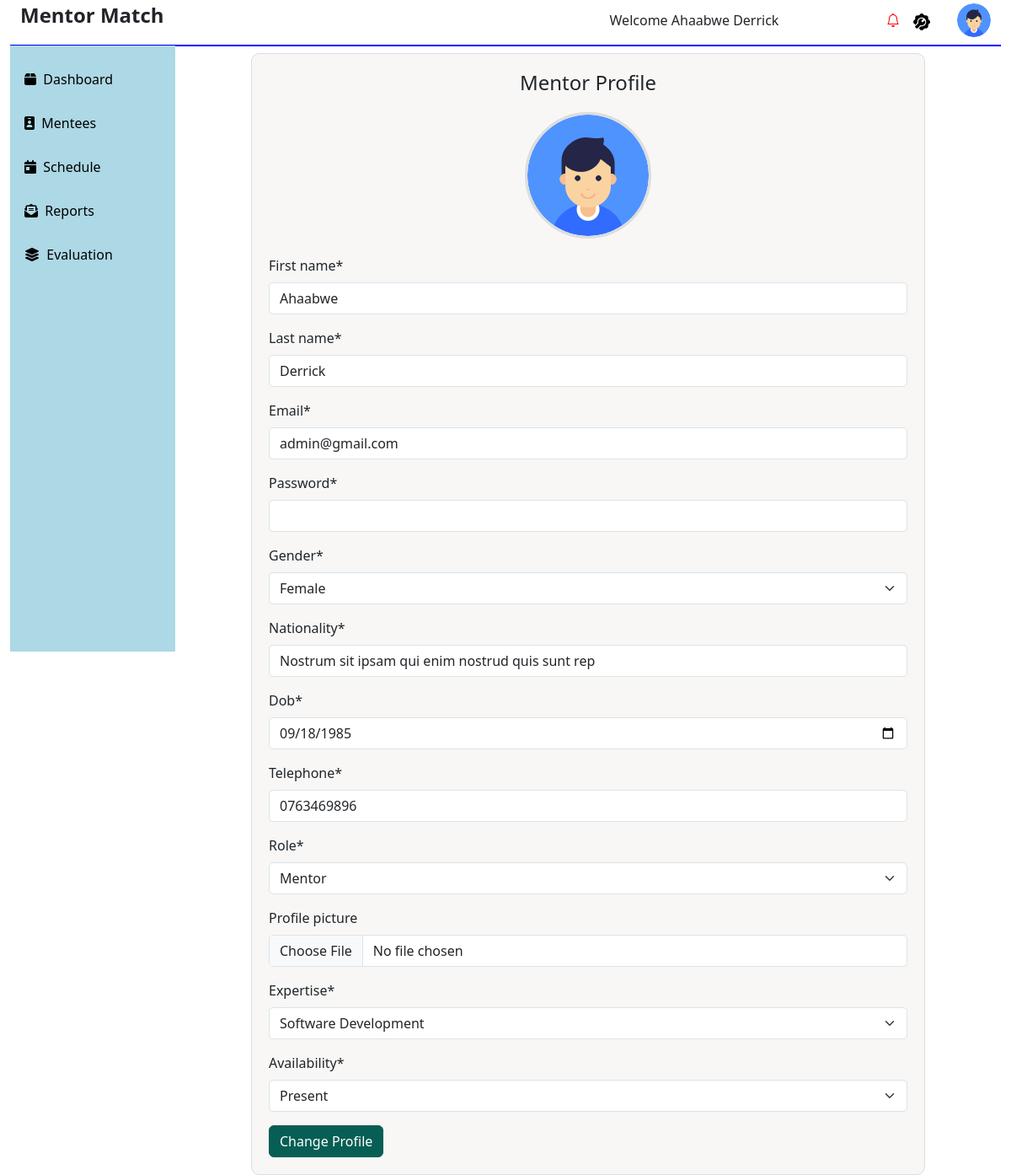
Before: /profile/ (signed in) with the older database file.
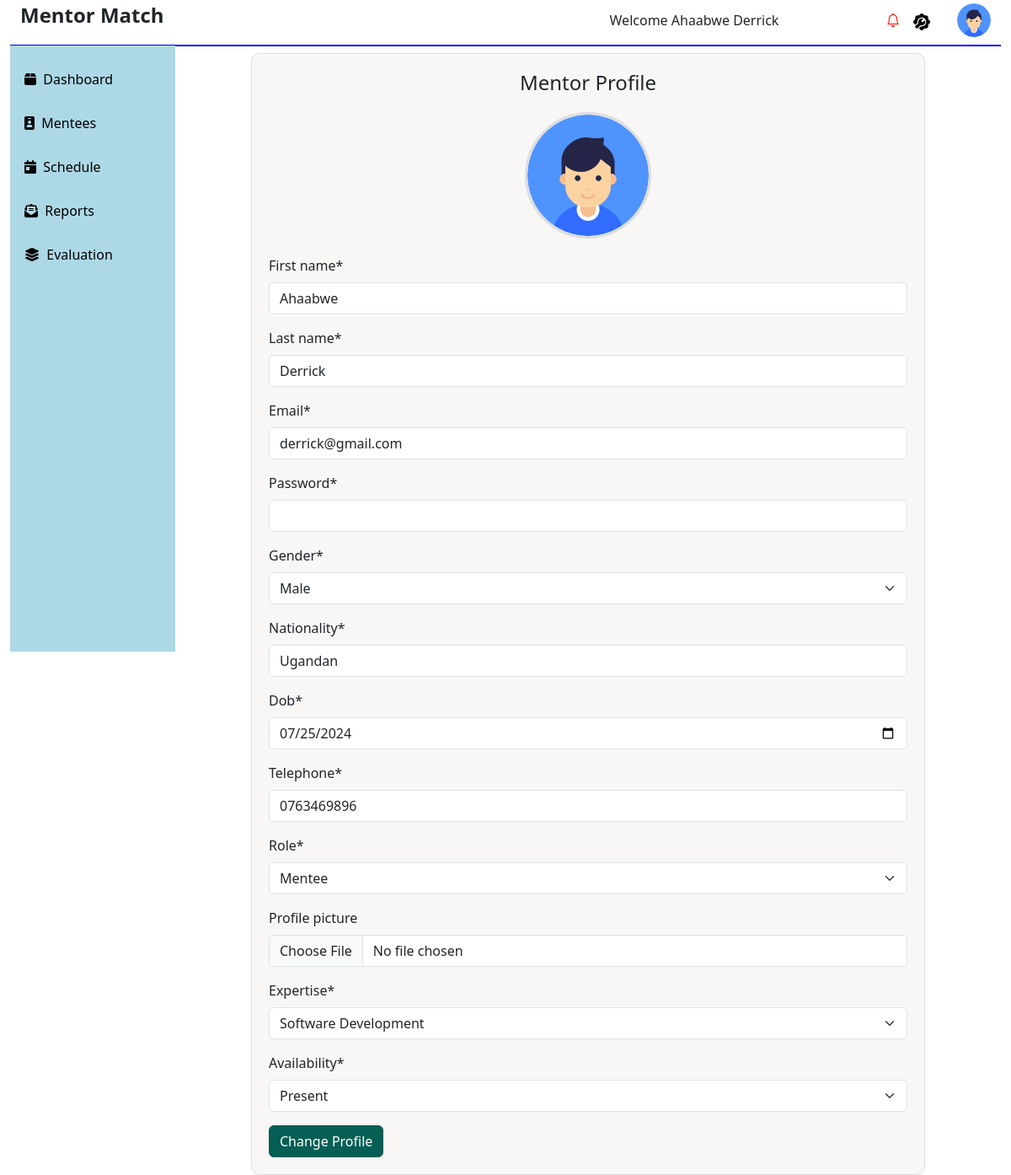
After: the same page with the newer database file.
### admin_mentor_app/models.py (models this page shows, shortened)
class User(AbstractBaseUser, PermissionsMixin):
    first_name = models.CharField(max_length=100)
    last_name = models.CharField(max_length=100)
    email = models.EmailField(unique=True)
    gender = models.CharField(max_length=10)
    nationality = models.CharField(max_length=50)
    dob = models.DateField(null=True, blank=True)  # Allow null values
    password = models.CharField(max_length=100)
    telephone = models.CharField(max_length=15)
    bio = models.CharField(max_length=250, null=True)
    dob = models.DateField()
    address = models.CharField(max_length=255)  # Added max_length
    telephone = models.CharField(max_length=50)
    expertise = models.CharField(max_length=255, null=True, blank=True)
    availability = models.CharField(max_length=15, null=True, blank=True)
    role_choices = [
        ("1", "Admin"),
        ("2", "Mentor"),
        ("3", "Mentee"),
    ]
    role = models.CharField(max_length=1, choices=role_choices)
    profile_picture = models.ImageField(
        upload_to="profile_pictures/", blank=True, null=True
    )
    id = models.AutoField(primary_key=True)
    last_login = models.DateTimeField(default=timezone.now)  # Added field
    is_active = models.BooleanField(default=True)  # Added field
    is_staff = models.BooleanField(default=False)  # Added field
    USERNAME_FIELD = 'email'
    REQUIRED_FIELDS = ['first_name', 'last_name']  # Fields required for creating a user
    objects = CustomUserManager()
    USERNAME_FIELD = "email"
    REQUIRED_FIELDS = ["first_name", "last_name"]

### admin_mentor_app/views.py (the view)
# urls.py: path("profile/", views.profile, name="profile"),
@login_required
def profile(request):
    user = request.user  # Get the currently logged-in user
    if request.method == "POST":
        form = ProfileUpdateForm(request.POST, request.FILES, instance=user)
        if form.is_valid():
            form.save()
            return redirect("profile")
    else:
        form = ProfileUpdateForm(instance=user)
    return render(request, "admin_mentor_app/dashboard/profile.html", {"form": form})

### admin_mentor_app/context_processors.py (called while the page is built)
def global_data(request):
    users = User.objects.all()
    mentorship_matches = MentorshipMatch.objects.all()
    messages = Message.objects.all()
    notifications = Notification.objects.all()
    schedules = Schedule.objects.all()
    progress = Progress.objects.all()
    goals = Goals.objects.all()
    evaluations = Evaluation.objects.all()
    unread_notifications = Notification.objects.count()
    notifications = Notification.objects.all()
    return {
        'global_users': users,
        'global_mentorship_matches': mentorship_matches,
        'global_messages': messages,
        'global_notifications': notifications,
        'global_schedules': schedules,
        'global_progress': progress,
        'global_goals': goals,
        'global_evaluations': evaluations,
        'unread_notifications' : unread_notifications,
        'notifications':notifications
    }

### admin_mentor_app/templates/admin_mentor_app/dashboard/profile.html (shortened to what this page needs)
{% extends 'admin_mentor_app/fixed/base.html' %}
{% block content %}
{% load static %}
{% load crispy_forms_tags %}
<div class="profile-container">
  <div class="profile-header">
    <h2>Mentor Profile</h2>
  </div>
  <div class="profile-img-container">
    <img src="{% static 'admin_mentor_app/images/user.png' %}"
 class="profile-img" height="150px" alt="Profile Image" />
  </div>
  <div class="profile-form">
    <form action="" method="post" enctype="multipart/form-data" id="profile_form">
      {{ form|crispy }}
      <button type="submit" class="btn btn-primary">Change Profile</button>
    </form>
  </div>
</div>
{% endblock content %}

### admin_mentor_app/templates/admin_mentor_app/fixed/base.html (shortened to what the changed rows need)
{% load static %}
<!DOCTYPE html>
<html lang="en">
  <head>
    <link href="https://stackpath.bootstrapcdn.com/bootstrap/5.1.3/css/bootstrap.min.css" rel="stylesheet">
    <link
      rel="stylesheet"
      href="https://cdnjs.cloudflare.com/ajax/libs/font-awesome/6.1.2/css/all.min.css"
    />
    <link
      href="https://cdn.jsdelivr.net/npm/bootstrap@5.3.3/dist/css/bootstrap.min.css"
      rel="stylesheet"
    />
    <link
      href="https://cdnjs.cloudflare.com/ajax/libs/bootstrap-select/1.13.1/css/bootstrap-select.min.css"
      rel="stylesheet"
    />
    <link
      href="https://cdnjs.cloudflare.com/ajax/libs/bootstrap-icons/1.10.0/font/bootstrap-icons.min.css"
      rel="stylesheet"
    />
    <link
      rel="stylesheet"
      href="{% static 'admin_mentor_app/css/evaluation.css' %}"
    />
  </head>
  <body>
    <div class="container-fluid">
      <div class="container-fluid">
        <div class="row mt-1">
          <div class="col-md-6">
            <h2><strong>Mentor Match</strong></h2>
          </div>
          <div class="col-md-6">
            <div class="row g-3 justify-content-end align-items-center">
              <div class="col-auto ms-auto">
                <div class="text-end">
                  <div class="img-case dropdown">
                    <span class="m-2">Welcome {{ user.first_name }} {{ user.last_name }}</span>
                  </div>
                </div>
              </div>
            </div>
          </div>
        </div>
        <div class="row">
          <div class="col-10"  style="border-top: 2px solid blue;">
            <div class="container mt-2">
              {% block content %} {% endblock %}
            </div>
          </div>
        </div>
      </div>
    </div>
  </body>
</html>

Changed rows visible on the page:
changed User "Ahaabwe": email "admin@gmail.com" → "derrick@gmail.com"; gender "Female" → "Male"; nationality "Nostrum sit ipsam qui enim nostrud quis sunt rep" → "Ugandan"; dob "09/18/1985" → "07/25/2024"; role "Mentor" → "Mentee"
